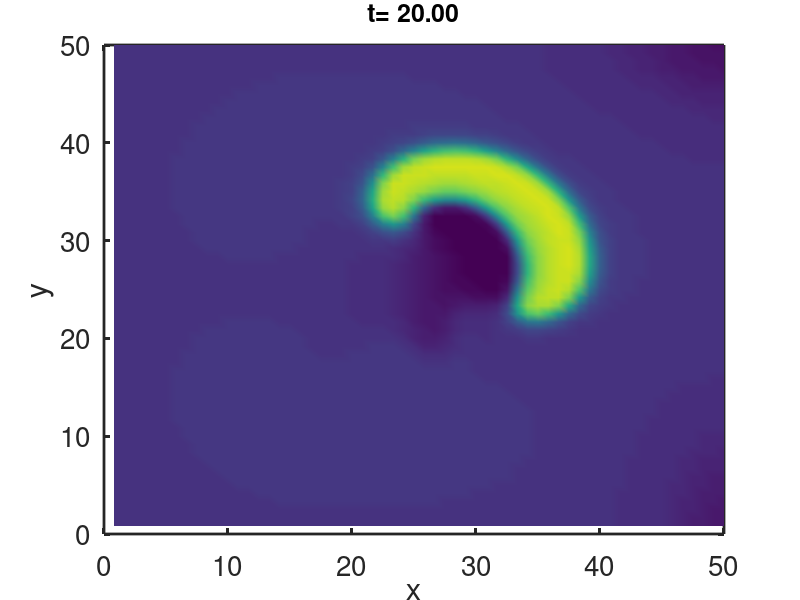
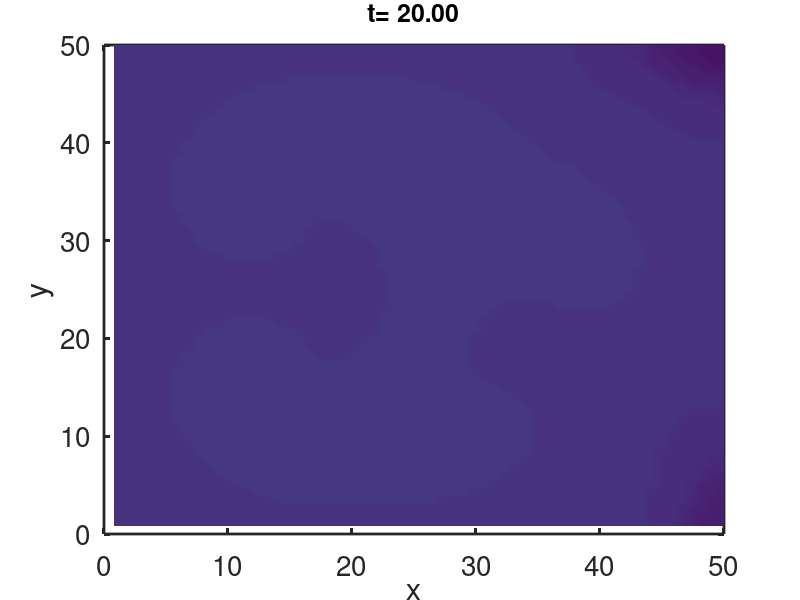

Recreate these plots in MATLAB, in order.


%  -------------------------------------------------------------------
%
% This file looks at solutions of the standard FHN model
% in a 2d region following a defibrillating stimulus
%
% All the parameters are set in FHN_Winfree_2D.m, so if you want to change anything (such as the
% resolution) you will need to rerun that code first, otherwise you'll get a mismatch.
% The transfer is done through the file 'doublespiral.mat'.
%
%   For Chapter 12, Sections 12.5.3 and 12.5.6 of
%   Keener and Sneyd, Mathematical Physiology, 3rd Edition, Springer.
%
%   Written by James Keener and James Sneyd.
%
%  -------------------------------------------------------------------

function main

clear all
close all
clc

set(0,                           ...
'defaultaxesfontsize', 20,   ...
'defaultaxeslinewidth', 2.0, ...
'defaultlinelinewidth', 2.0)
global alf gam   A eps six siy  Iamp   t1   Nsq

amplist=[1,1.1];

for ja = 1:length(amplist)
    Iamp=amplist(ja);

    load('doublespiral.mat');   % This file loads all the parameters and the initial condition
    S0=[reshape(V,Nsq,1);reshape(W,Nsq,1)];
    X = dx*(1:N)';
    Y = X; % a square grid
    [X,Y]=meshgrid(dx*(1:N),dx*(1:N));

    t1 = 2;  % time of stimulus 1

    %  %FHN_nullclines;
    Vt=[-0.2:0.01:1];
    Vn = -Vt.*(Vt-1).*(Vt-alf);
    Wn = Vt/gam;

    % uses method of lines to solve the diffusion equation

    % set up diffusion matrix
    offdiag1 = [ones(N-2,1);2]; % off-diagonal -1
    offdiag2 = [2;ones(N-2,1)]; % off-diagonal +1
    for j = 1:N-1
        offdiag1 = [offdiag1;0;ones(N-2,1);2];
        offdiag2 = [offdiag2;0;2;ones(N-2,1)];
    end
    spoffdiag1 = [offdiag1;0];
    spoffdiag2 = [0;offdiag2];
    offdiag3 = [ones(N*(N-2),1);2*ones(N,1)];
    spoffdiag3 = offdiag3;
    offdiag4 = [2*ones(N,1);ones(N*(N-2),1)];
    spoffdiag4 = [zeros(N,1);offdiag4];

    A = (-2*(six+siy)*spdiags(ones(Nsq,1),0,Nsq,Nsq)+six*spdiags(spoffdiag2,1,Nsq,Nsq) ...
    + six*spdiags(spoffdiag1,-1,Nsq,Nsq) + siy*spdiags(spoffdiag3,-N,Nsq,Nsq) ...
    +siy*spdiags(spoffdiag4,N,Nsq,Nsq))/dx^2;

    tstep =  0.5;
    t_end = 20;
    bottom = -0.2;
    top = 1;

    tspan = [0:tstep:t_end];
    [T,S] = ode23(@deRHS,tspan, S0, odeset('maxstep',1));

    for j = 1:length(tspan)
        V = reshape(S(j,1:Nsq),N,N);
        W = reshape(S(j,Nsq+1:2*Nsq),N,N);

        figure(ja)
            pic = pcolor(X,Y,V);
            shading interp;
            caxis([bottom top]); % caxis is deprecated in Matlab, but necessary for Octave
            xlabel('x')
            ylabel('y')
            zlabel('v')
            axis([0 L 0 L -.3 1])
            formatSpecF = '%6.2f\n';
            title(strcat('t=',sprintf(formatSpecF,T(j))),'fontsize',18)

        pause(0.2)
    end

%     keep = zeros(N,N);
%     % save for external plotting
%     jout = [1, 10, 30, 40];
%     for j = 1:length(jout)
%         V = reshape(S(jout(j),1:Nsq),N,N);
%         name = strcat('test',num2str(ja),'_',num2str(j),'.mat');
%         save(name,'V');
%     end
end

end

%%
%the right hand side for ode simulation:
function s_prime=deRHS(t,u)
    global   A gam eps   Nsq alf Iamp   t1

    V=u(1:Nsq);
    W=u(Nsq+1:2*Nsq);
    %FHN_dynamics;
    Fw = eps*(V-gam*W);
    sc = 4; %  This specifies the length of the stimulus, bigger = shorter
    b= Iamp/cosh( sc*(t-t1));
    Fv  = 10*(-V.*(V-1).*(V-alf)-W) +b^2*(1+alf-3*V);

    Vt =   A*V + (Fv );
    s_prime= [Vt;Fw];
end

%%%%%%%%%%%%%%%%%%%%%%%%%%%%%
